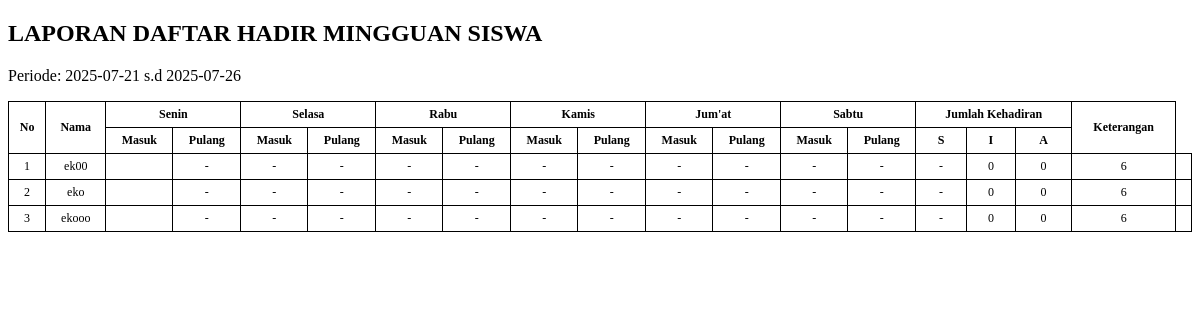
/pages/laporan/daftar_hadir_.php, run on an earlier commit of the app's database.
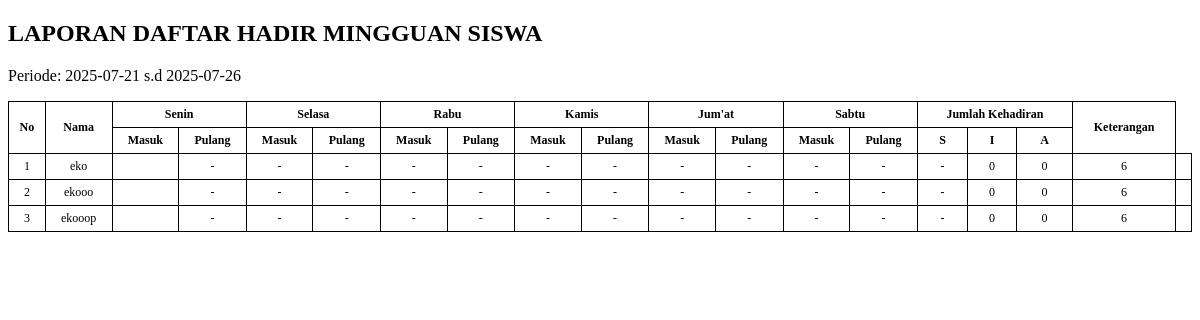
And on a later commit of the database.
### tables this page shows
CREATE TABLE `siswa` (
  `id_siswa` int(11) NOT NULL,
  `nis` varchar(15) NOT NULL,
  `nisn` varchar(15) NOT NULL,
  `nama_siswa` varchar(50) NOT NULL,
  `no_wa` varchar(20) NOT NULL,
  `kelas` varchar(10) NOT NULL,
  `pro_keahlian` varchar(50) NOT NULL,
  `TL` text NOT NULL,
  `TTGL` date NOT NULL DEFAULT current_timestamp(),
  `id_sekolah` int(11) NOT NULL,
  `id_perusahaan` int(11) NOT NULL,
  `tanggal_mulai` date NOT NULL,
  `tanggal_selesai` date NOT NULL,
  `id_pembimbing` int(11) NOT NULL,
  `id_guru` int(11) NOT NULL,
  `username` varchar(20) NOT NULL,
  `password` varchar(20) NOT NULL
);

### pages/laporan/daftar_hadir_.php (the view, shortened to what this page needs)
<?php
$tanggal_awal = '2025-07-21';
$tanggal_akhir = '2025-07-26';
$siswa_q = mysqli_query($conn, "SELECT * FROM siswa ORDER BY nama_siswa");
$no = 1;
function formatJam($jam) {
    return $jam ? substr($jam, 0, 5) : '-';
}
?>
<!DOCTYPE html>
<html>
<head>
</head>
<body>
<h2>LAPORAN DAFTAR HADIR MINGGUAN SISWA</h2>
<p>Periode: <?= $tanggal_awal ?> s.d <?= $tanggal_akhir ?></p>
<table>
    <tr>
        <th rowspan="2">No</th>
        <th rowspan="2">Nama</th>
        <?php
        $days = ['Senin', 'Selasa', 'Rabu', 'Kamis', "Jum'at", 'Sabtu'];
        foreach ($days as $day): ?>
            <th colspan="2"><?= $day ?></th>
        <?php endforeach; ?>
        <th colspan="3">Jumlah Kehadiran</th>
        <th rowspan="2">Keterangan</th>
    </tr>
    <tr>
        <?php foreach ($days as $d): ?>
            <th>Masuk</th><th>Pulang</th>
        <?php endforeach; ?>
        <th>S</th><th>I</th><th>A</th>
    </tr>
    <?php while($s = mysqli_fetch_assoc($siswa_q)): ?>
        <?php
        $id_siswa = $s['id_siswa'];
        $nama = $s['nama_siswa'];
        $hadir_data = [];
        $sakit = $izin = $alfa = 0;
        for ($i = 0; $i < 6; $i++) {
            $tanggal = date('Y-m-d', strtotime("$tanggal_awal +$i days"));
            $absen = mysqli_query($conn, "SELECT * FROM absen WHERE id_siswa='$id_siswa' AND tanggal='$tanggal'");
            $data = mysqli_fetch_assoc($absen);
            if ($data) {
                $hadir_data[$tanggal] = [
                    'masuk' => $data['jam_masuk'],
                    'pulang' => $data['jam_keluar'],
                    'ket' => strtolower($data['keterangan'])
                ];
                if ($data['keterangan'] == 'Sakit') $sakit++;
                if ($data['keterangan'] == 'Izin') $izin++;
                if ($data['keterangan'] == 'Alfa') $alfa++;
            } else {
                $hadir_data[$tanggal] = ['masuk' => null, 'pulang' => null, 'ket' => 'alfa'];
                $alfa++;
            }
        }
        ?>
        <tr>
            <td><?= $no++ ?></td>
            <td><?= $nama ?></td>
            <td><?= $kelas ?></td>
            <?php for ($i = 0; $i < 6; $i++):
                $tanggal = date('Y-m-d', strtotime("$tanggal_awal +$i days"));
                $abs = $hadir_data[$tanggal];
            ?>
                <td><?= formatJam($abs['masuk']) ?></td>
                <td><?= formatJam($abs['pulang']) ?></td>
            <?php endfor; ?>
            <td><?= $sakit ?></td>
            <td><?= $izin ?></td>
            <td><?= $alfa ?></td>
            <td></td>
        </tr>
    <?php endwhile; ?>
</table>
</body>
</html>

What changed in the data, as far as the page shows it:
removed siswa: nama_siswa "ek00", masuk "-", pulang "-", sakit "0", izin "0", alfa "6"
added siswa: nama_siswa "ekooop", masuk "-", pulang "-", sakit "0", izin "0", alfa "6"
